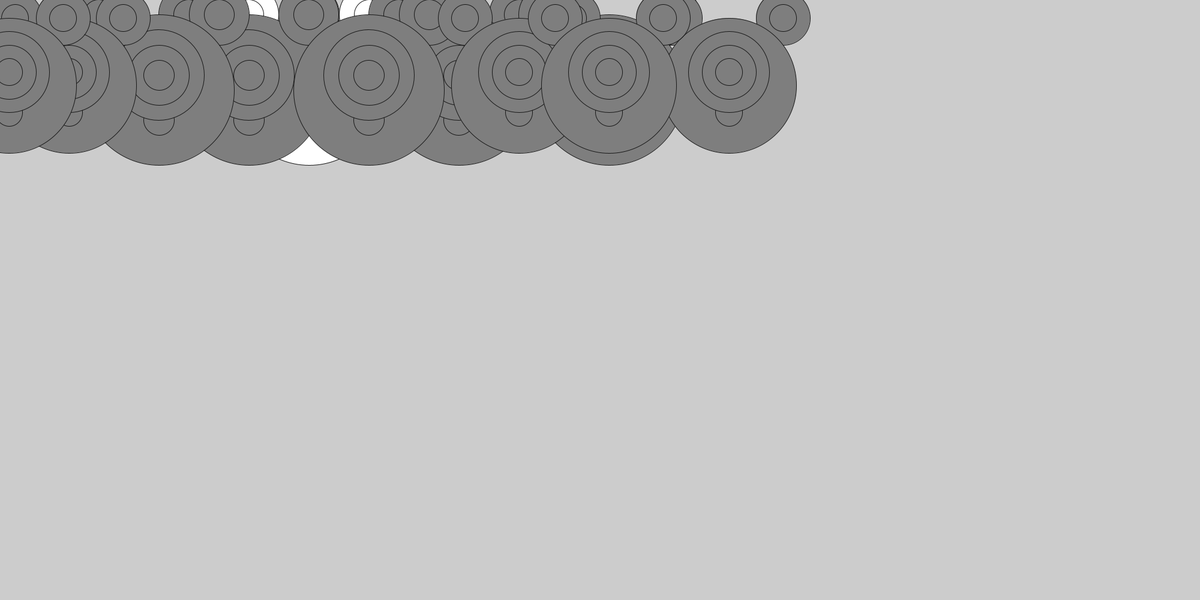
Frame 1 (no input)
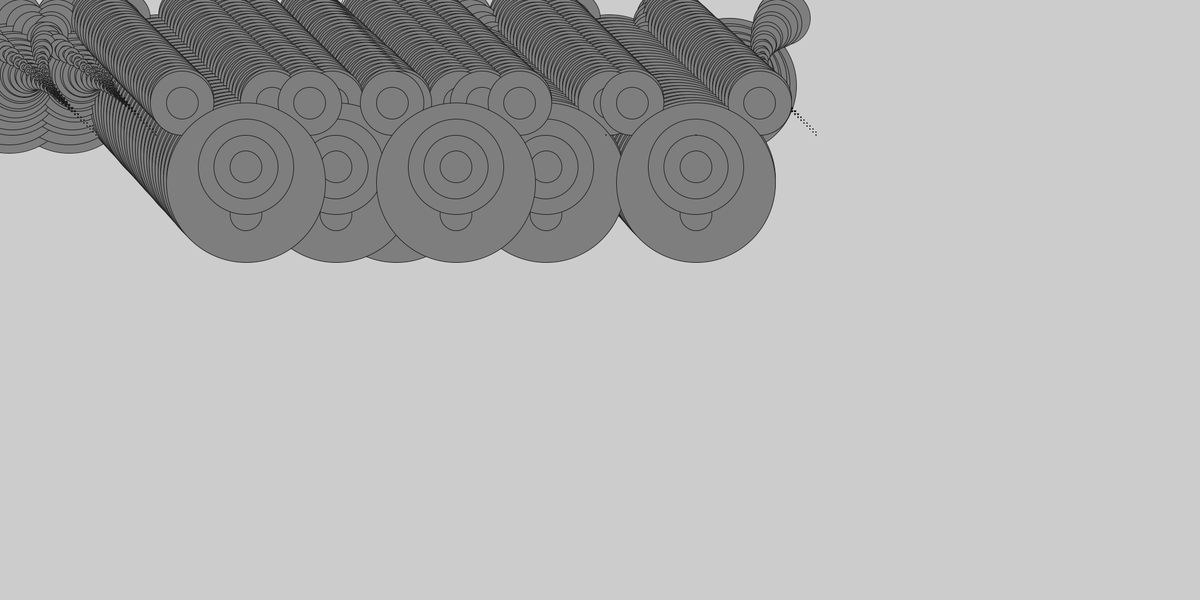
Frame 60 (the mouse pressed at the canvas centre just before this capture)
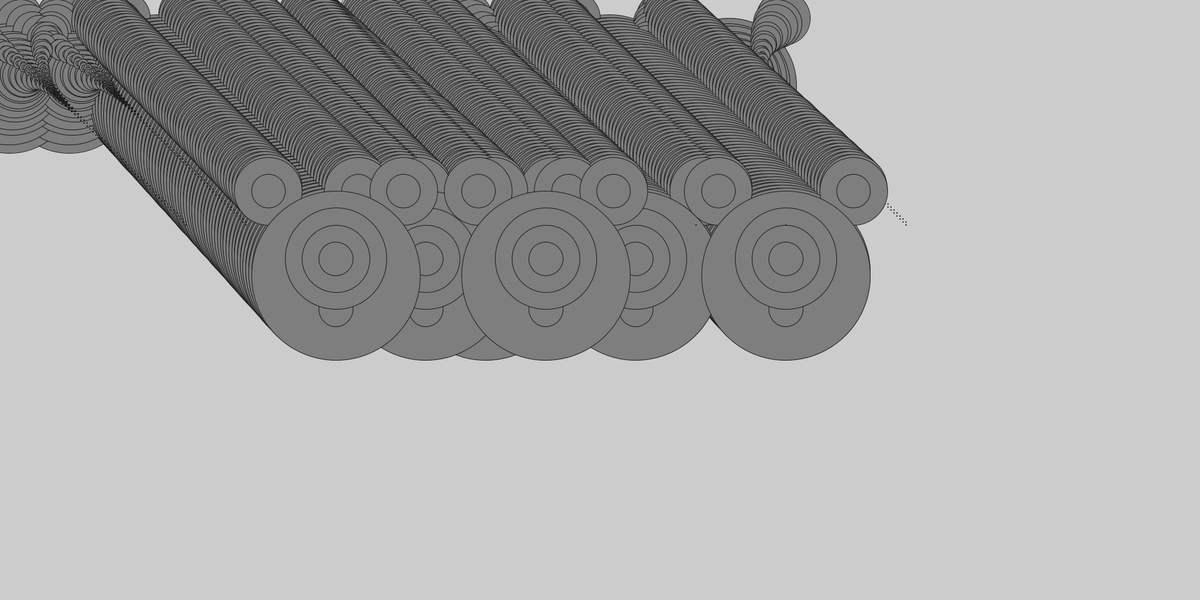
Frame 120 (the mouse held since frame 60 and released just before this capture)

The Processing sketch that drew these frames (run headless with seeded random() and noise(); from frame 60 on, the mouse is pressed at the canvas centre):

// Processing sketch: DEN_NYE_OG_FORBEDREDE_CREATURE_WALK_NU_MED_FUNKTIONER_
// ── DEN_NYE_OG_FORBEDREDE_CREATURE_WALK_NU_MED_FUNKTIONER_.pde
float xpos;
float ypos;
int trappe = 0;
float s = 1;
float s2 = 1;
void setup() {
  size(2000, 1000);


  xpos = 10;
  ypos = 75;
}

void draw() {
  clear();
  gangart();
  s=s*1.001;
  s2=s2*0.9;
  Krop(xpos+500, ypos,s); 
  Krop(xpos+400, ypos,s); 
  Krop(xpos+250, ypos,s); 
  Krop(xpos+750, ypos,s); 
  Krop(xpos+600, ypos,s); 
  Krop(xpos+1000, ypos,s); 
  Krop(xpos+850, ypos,s2);
  Krop(xpos+100, ypos,s2); 
  Krop(xpos+1200, ypos,s2); 
  Krop(xpos+1000, ypos,s2); 
  Krop(xpos+0, ypos,s2); 
}

void Krop(float xin, float yin, float s) {
  stroke(23);

  //Venstre øje
  circle(xin-100*s, yin-50*s, 100*s);
  circle(xin-100*s, yin-50*s, 50*s);

  //Højre øje
  circle(xin+100*s, yin-50*s, 100*s);
  circle(xin+100*s, yin-50*s, 50*s);

  //1st lag
  circle(xin, yin+75*s, 250*s);
  //Mund
  fill (126);
  circle(xin, yin+125*s, 50*s);
  //2nd lag
  circle(xin, yin+50*s, 100*s);
  circle(xin, yin+50*s, 150*s);
  circle(xin, yin+50*s, 100*s);
  circle(xin, yin+50*s, 50*s);
}

void gangart() {
  if (trappe == 0) {
    xpos+= 5;
    trappe = 1;
  } else {
    ypos +=5;
    trappe =0;
  }
  // Gang art
  delay(50);
}
